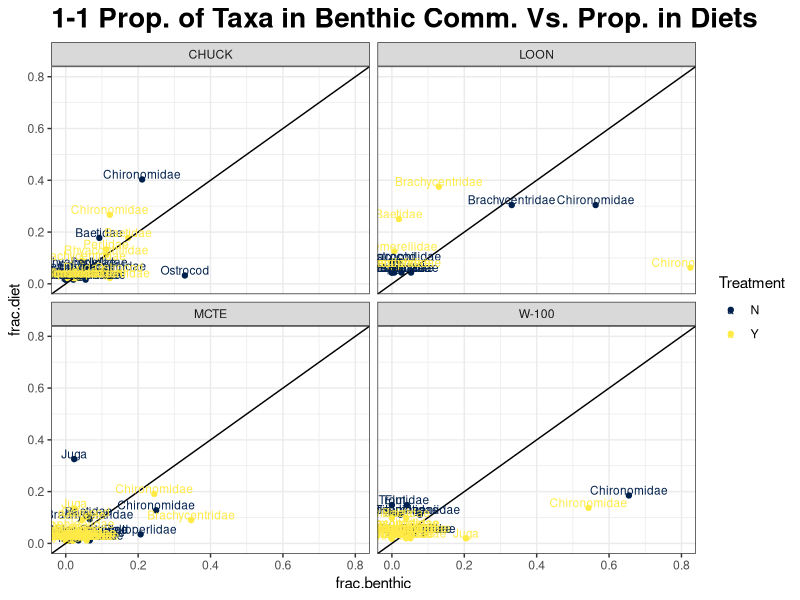
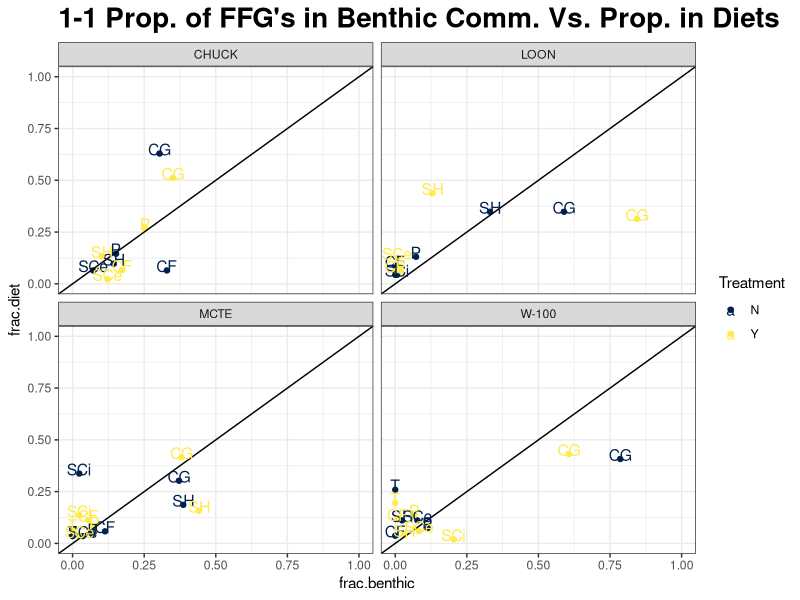
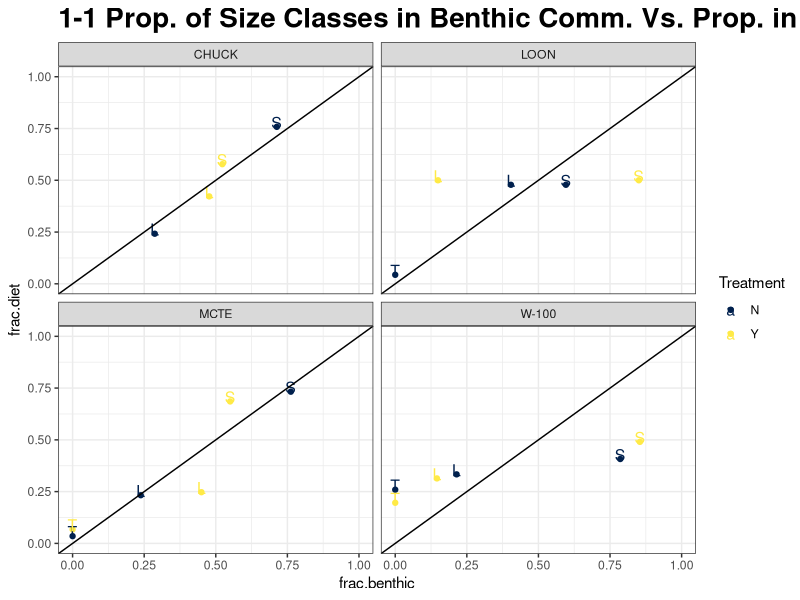
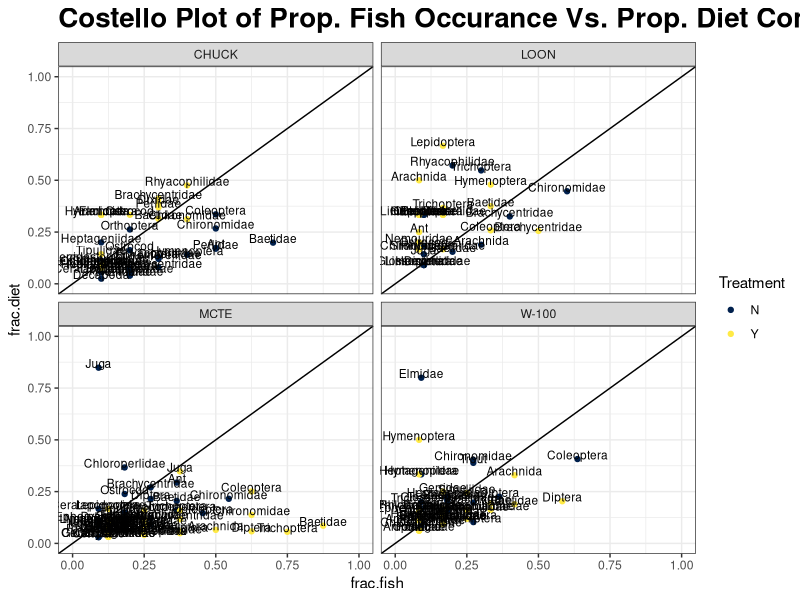
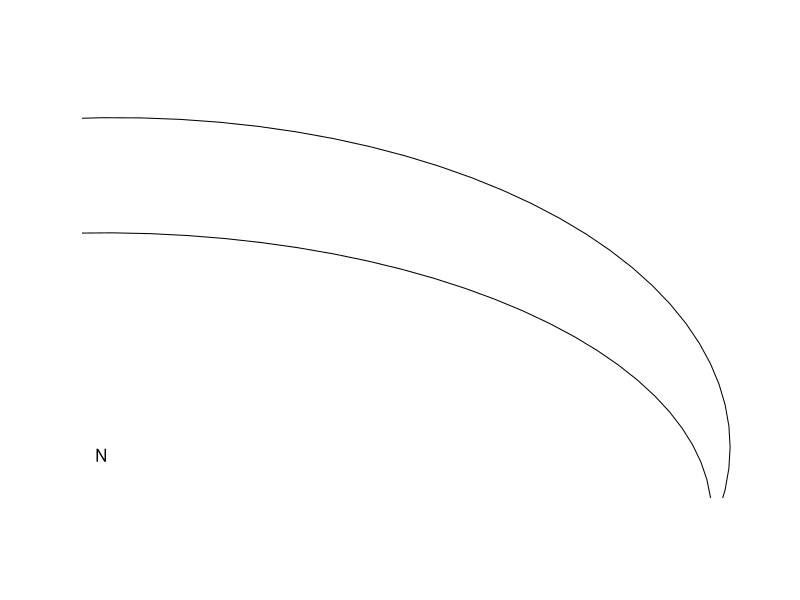
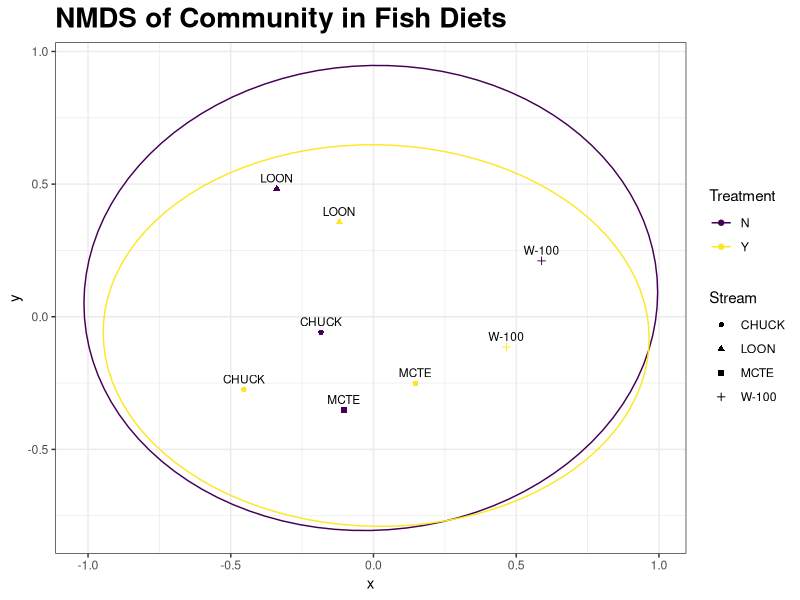

R code for these plots, in order:
## ---- chunk 1
knitr::opts_chunk$set(echo = TRUE)
## ---- chunk 2
# Load Required Packages
packages <- c("tidyverse", "vegan", "lubridate", "readxl")
lapply(packages, library, character.only = TRUE)
## ---- chunk 3
# import data
bugs <- readxl::read_xlsx("./Data/2017-18 bugs.xlsx", sheet = "Cleaned")
ffg <- readxl::read_xlsx("./Data/2017-18 bugs.xlsx", sheet = "FFG")
sizes <- readxl::read_xlsx("./Data/2017-18 bugs.xlsx", sheet = "Size")
Diets <- readxl::read_xlsx("./Data/2018 Diets.xlsx")

#Replace Ssp. in Taxon with Family
bugs$Taxon[bugs$Taxon == "Ssp."] <- bugs$Family[bugs$Taxon == "Ssp."]
## ---- chunk 4
#Calculations...
bugs$Density <- bugs$Count / bugs$PercentSub / .09

bugs$CollDate <- as.Date(bugs$CollDate, format = "%m/%d/%y") %>% year() %>% as.factor()

bugs.agg <- aggregate(Density ~ CollDate + Stream + Treatment + Taxon, sum, data = bugs) 

bugs.agg$Density <- bugs.agg$Density / 3
## ---- chunk 5
# Spread and then gather to fill missing Taxons with 0's
bugs.agg <- spread(bugs.agg, key = "Taxon", value = "Density") %>% 
  mutate_if(is.numeric , replace_na, replace = 0) %>% 
  gather(key = "Taxon", value = "Density", "Ameletus":"Zapada")
## ---- chunk 6
# Create list of CollDate, Stream and Taxon
bugs.by.year <- bugs.agg %>% select(-c("Density", "Treatment")) %>% unique()

# Calculate Differences
bugs.by.year$Diff <- bugs.agg$Density[bugs.agg$Treatment == "Y"] -     
  bugs.agg$Density[bugs.agg$Treatment == "N"]
## ---- chunk 7
# Add FFG and Size Classes
bugs.by.year <- merge(bugs.by.year, sizes) %>% merge(., ffg)
bugs.agg <- merge(bugs.agg, sizes) %>% merge(., ffg)

# Filter for only 2018 benthic taxa to use with Diets
bugs18 <- filter(bugs.agg, CollDate == "2018")
## ---- chunk 8
# Fill missing family's with order
Diets$Family[is.na(Diets$Family)] <- Diets$Order[is.na(Diets$Family)]

# Merge diets, sizes and FFG's
Diets <- merge(Diets, sizes, by.x = "Family", by.y = "Taxon", all.x = TRUE) %>% 
  merge(., ffg, by.x = "Family", by.y = "Taxon", all.x = TRUE)

# Aggregate by rep
Diets.by.fish <- Diets %>% 
  group_by(Family, Stream, Treatment, Origin, FFG, Size, Rep) %>%
  summarise_at("Count", funs(sum)) %>% ungroup

# Aggregate by reach
Diets.reach <- Diets %>% 
  group_by(Family, Stream, Treatment, Origin, FFG, Size) %>%
  summarise_at("Count", funs(sum)) %>% ungroup
## ---- chunk 9
bugs.family <- bugs %>% 
  filter(CollDate == "2018") %>%
  select(-Taxon) %>% 
  group_by(Stream, Treatment, Family, CollDate) %>%
  summarise_at(vars(Density), funs(sum))

bugndiet <- merge(Diets.reach, bugs.family, all.x = TRUE, all.y = TRUE) %>% 
  filter(Origin == "A") %>%
  mutate_if(is.numeric, replace_na, replace = 0)
## ---- chunk 10
# Calculate proportions of each taxa in the diet and benthic communites
familyndiet <- bugndiet %>% 
  group_by(Stream, Treatment, Family) %>% 
  summarise_if(is.numeric, funs(sum)) %>% 
  mutate(frac.diet = Count / sum(Count)) %>%
  mutate(frac.benthic = Density / sum(Density))
## ---- chunk 11
# Calculate proportions of each FFG in diet and Benthic communities
ffgndiet <- bugndiet %>% 
  group_by(Stream, Treatment, FFG) %>% 
  summarise_if(is.numeric, funs(sum)) %>% 
  mutate(frac.diet = Count / sum(Count)) %>%
  mutate(frac.benthic = Density / sum(Density)) %>%
  mutate_if(is.character, replace_na, replace = "T")
## ---- chunk 12
# Calculate proportions of each size class in diet and Benthic communities
sizendiet <- bugndiet %>% 
  group_by(Stream, Treatment, Size) %>% 
  summarise_if(is.numeric, funs(sum)) %>% 
  mutate(frac.diet = Count / sum(Count)) %>%
  mutate(frac.benthic = Density / sum(Density)) %>%
  mutate_if(is.character, replace_na, replace = "T")
## ---- chunk 13
# Plot proportion of a taxon in the benthic community versus proporion of a taxon in the diet community
ggplot(data = familyndiet, aes(x = frac.benthic, y = frac.diet, color = Treatment)) +
  geom_point() +
  geom_abline(slope = 1, intercept = 0) +
  coord_cartesian(ylim = c(0, .8), xlim = c(0, .8)) +
  geom_text(aes(x = frac.benthic, y = frac.diet, label = Family), size = 3, nudge_y = .02) +
  facet_wrap("Stream") +
  ggtitle("1-1 Prop. of Taxa in Benthic Comm. Vs. Prop. in Diets") +
  theme_bw() +
  theme(plot.title = element_text(size = 20, face = "bold")) +
  scale_color_viridis_d(option = "E")
## ---- chunk 14
# Plot proportion of a FFG in the benthic community versus proporion of a FFG in the diet community
ggplot(data = ffgndiet, aes(x = frac.benthic, y = frac.diet, color = Treatment)) +
  geom_point() +
  geom_abline(slope = 1, intercept = 0) +
  coord_cartesian(ylim = c(0, 1), xlim = c(0, 1)) +
  geom_text(aes(x = frac.benthic, y = frac.diet, label = FFG), size = 4, nudge_y = .02) +
  facet_wrap("Stream") +
  ggtitle("1-1 Prop. of FFG's in Benthic Comm. Vs. Prop. in Diets") +
  theme_bw() +
  theme(plot.title = element_text(size = 20, face = "bold")) +
  scale_color_viridis_d(option = "E")
## ---- chunk 15
# Plot proportion of a size class in the benthic community versus proporion of a FFG in the diet community
ggplot(data = sizendiet, aes(x = frac.benthic, y = frac.diet, color = Treatment)) +
  geom_point() +
  geom_text(aes(x = frac.benthic, y = frac.diet, label = Size), size = 4, nudge_y = .02) +
  geom_abline(slope = 1, intercept = 0) +
  coord_cartesian(ylim = c(0, 1), xlim = c(0, 1)) +
  facet_wrap("Stream") +
  ggtitle("1-1 Prop. of Size Classes in Benthic Comm. Vs. Prop. in Diets") +
  theme_bw() +
  theme(plot.title = element_text(size = 20, face = "bold")) +
  scale_color_viridis_d(option = "E")
## ---- chunk 16
Diets.fish <- Diets.by.fish %>% 
  group_by(Stream, Treatment, Rep) %>%
  mutate(frac.diet = Count / sum(Count))

Diets.fish <- Diets.fish %>% 
  group_by(Stream, Treatment, Family) %>%
  mutate(frac.fish = length(Family[Count > 0])) %>%
  group_by(Stream, Treatment) %>%
  mutate(frac.fish = frac.fish / max(Rep)) %>%
  group_by(Stream, Treatment, Family)

Diets.fish <- Diets.fish %>%
  summarise_at(vars(frac.fish, frac.diet), funs(mean))
## ---- chunk 17

ggplot(data = Diets.fish) +
  geom_point(mapping = aes(x = frac.fish, y = frac.diet, color = Treatment)) +
  geom_text(aes(x = frac.fish, y = frac.diet, label = Family), size = 3, nudge_y = .02) +
  geom_abline(slope = 1, intercept = 0) +
  coord_cartesian(ylim = c(0, 1), xlim = c(0, 1)) +
  facet_wrap("Stream") +
  ggtitle("Costello Plot of Prop. Fish Occurance Vs. Prop. Diet Community") +
  theme_bw() +
  theme(plot.title = element_text(size = 20, face = "bold")) +
  scale_color_viridis_d(option = "E")
## ---- chunk 18
# Spread data to get a taxon matrix, create factor of CollDate and Treatment
bugs.mds <- Diets.reach %>% 
  filter(Origin %in% c("A", "T")) %>%
  select(-c("FFG", "Size", "Origin")) %>%
  slice(-65) %>%
  spread(key = "Family", value = "Count") %>%
  mutate_if(is.numeric , replace_na, replace = 0) 
## ---- chunk 19
# Get grouping variables and taxon matrix
Enviro <- bugs.mds %>%
  select(Stream, Treatment) 

Density <- bugs.mds %>% 
  select("Amphizoidae":"Uenoidae")

grouping <- select(Enviro, Stream, Treatment)
## ---- chunk 20
#Get MDS for invert density
sol <- metaMDS(Density, distance = "bray", k = 2, trymax = 100)
## ---- chunk 21
#set up NMDS with dimensions of sol and env factors from "Enviro". 
NMDS <- data.frame(x = sol$points[, 1], y = sol$points[ ,2], 
                   Stream = select(grouping, Stream), 
                   Treatment = select(grouping, Treatment))
## ---- chunk 22
#Get mean x,y values 
NMDS.mean <- select(NMDS, x, y) %>% aggregate(grouping, mean)
## ---- chunk 23
#Load ellipse for NMDS
plot.new()
ord <- ordiellipse(sol, NMDS$Treatment, display = "sites", kind = "sd", conf = 0.95, label = TRUE)
dev.off()
## ---- chunk 24
# Fit the ellipse function to actual data
df_ell <- data.frame()
for(g in NMDS$Treatment){
  df_ell <- rbind(df_ell, cbind(as.data.frame(with(NMDS[NMDS$Treatment == g,],
                  vegan:::veganCovEllipse(ord[[g]]$cov, ord[[g]]$center, ord[[g]]$scale)))
                                ,Treatment = g))
}
## ---- chunk 25
ggplot(data = NMDS, aes(x, y, color = Treatment)) +
  geom_path(data = df_ell, aes(x = NMDS1, y = NMDS2)) +
  annotate("text", x = (NMDS$x), y = (NMDS$y) + .04, label = NMDS$Stream, size = 3) +
  geom_point(aes(shape = Stream)) +
  ggtitle("NMDS of Community in Fish Diets") +
  theme_bw() +
  theme(plot.title = element_text(size = 20, face = "bold")) +
  scale_color_viridis_d()
